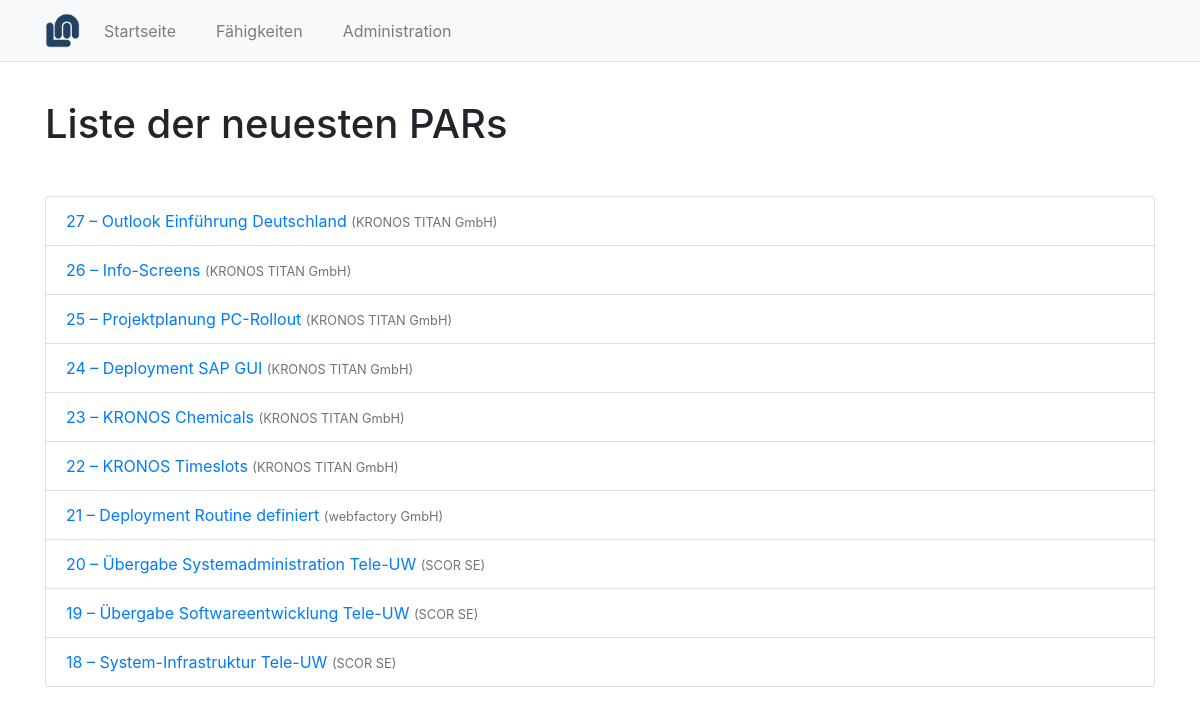
The app's page /par/, older data.
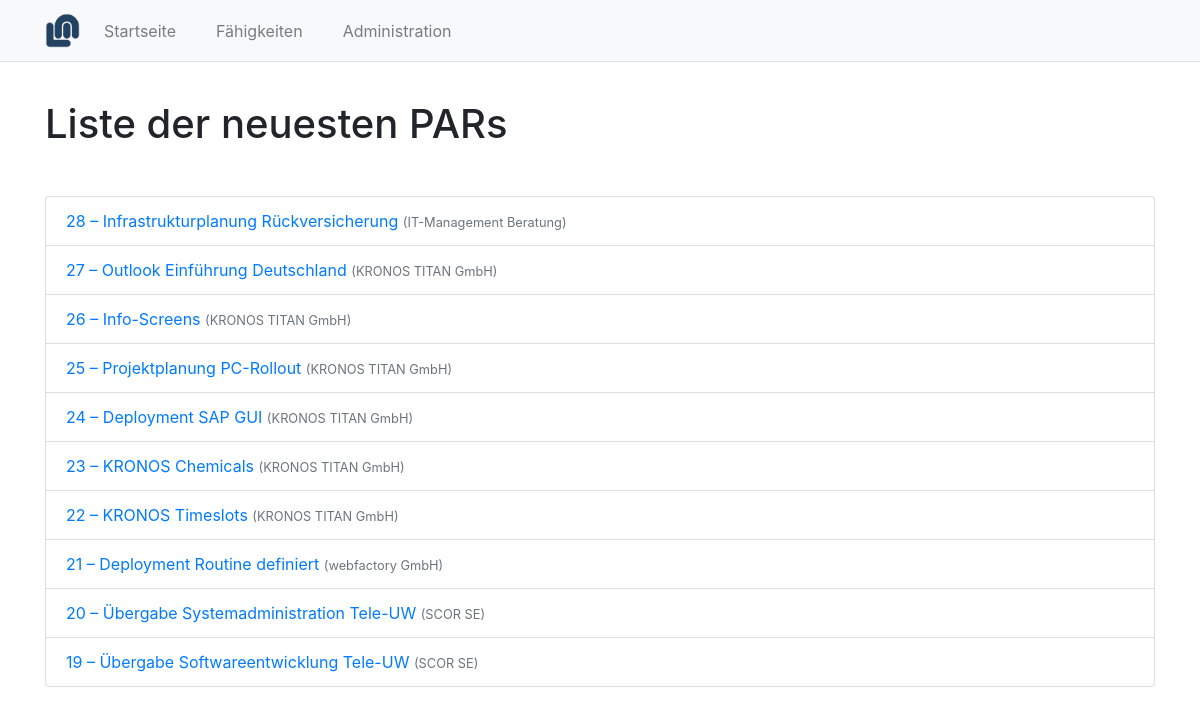
The same page, newer data.
### par/models.py (models this page shows, shortened)
class PAR(models.Model):
    name = models.CharField(max_length=200, verbose_name=_("PAR"))
    problem = models.TextField(blank=True, verbose_name=_("Problem"))
    action = models.TextField(blank=True, verbose_name=_("Action"))
    result = models.TextField(blank=True, verbose_name=_("Result"))
    number = models.PositiveSmallIntegerField(default=0,
                                              blank=False,
                                              null=False,
                                              db_index=True)
    skills = models.ManyToManyField(Skill,
                                    blank=True,
                                    verbose_name=_("Skills"))
    company = models.ForeignKey(Company,
                                blank=True,
                                null=True,
                                on_delete=models.SET_NULL,
                                verbose_name=_("Company"))
    class Meta:
        ordering = ['-number']
        verbose_name = _("PAR")
        verbose_name_plural = _("PARs")
    def get_absolute_url(self):
        return reverse('par-detail', args=[str(self.id)])

class Company(models.Model):
    name = models.CharField(max_length=200, verbose_name=_("Company"))
    class Meta:
        verbose_name = _("Company")
        verbose_name_plural = _("Companies")
    def __str__(self):
        return "{}".format(self.name)

### par/views.py (the view)
# urls.py: path('', views.IndexView.as_view(), name='index'),
class IndexView(generic.ListView):
    template_name = 'par/index.html'
    def get_queryset(self):
        return PAR.objects.all()[:10]

### par/templates/par/index.html
{% extends "base.html" %}
{% block pagetitle %}Liste der neuesten PARs{% endblock %}
{% block content %}
  <ul class="list-group mt-5">
    {% for object in object_list %}
    <li class="list-group-item">
      <a href="{{ object.get_absolute_url }}">
        {{ object.number|stringformat:"02d" }} &ndash; {{ object.name }}
        <small class="text-muted">({{ object.company }})</small>
      </a>
    </li>
    {% endfor %}
  </ul>
{% endblock content %}

Row changes from the older to the newer data that the page shows:
no longer on this page (row unchanged): PAR: number "18", name "System-Infrastruktur Tele-UW", company "SCOR SE"
added PAR: number "28", name "Infrastrukturplanung Rückversicherung", company "IT-Management Beratung"
